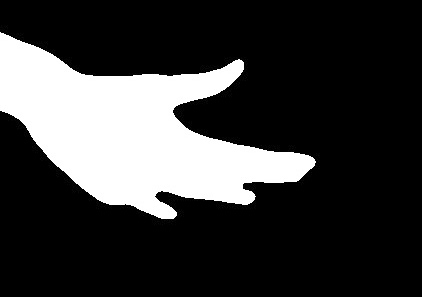
#> input picture images/A05.jpg, 422 x 297 px, found by its file name
$ python convex_hull_hands.py images/A05.jpg   (Python 2 division)
#> lines starting #> are read from the running program, lines starting #| are printed output that depends on the picture; after the words box and inside, x2 and y2 are one past the last pixel; in counts of white or black regions, pixels touching at a corner belong together; long printed decimals are rounded
import cv2
import numpy as np
import sys
import os
import math as mt
import scipy as sp

"""
This script is a very basic prototype to generate convex hull and
convexity defects.

To run this script: python convex_hull_hands.py image_file.jpg
Images should be contained in folder /images
Resulting images are also stored in folder /images
"""


def get_hull_parameters(path,image_name):
#> called with image_name = 'images/A05.jpg'
    img = cv2.imread(path+image_name)
#> img is the input picture: shape (297, 422, 3); min 0, max 255, mean 57.6
    img_gray = cv2.cvtColor(img,cv2.COLOR_BGR2GRAY)

    ret, thresh = cv2.threshold(img_gray, 127, 255,0)
#> thresh: shape (297, 422); 22.6% white; 1 white region


    contours,hierarchy = cv2.findContours(thresh,2,1)
#> contours = 1 contour; box (x1, y1, x2, y2) and area: (0, 32, 316, 219) 27811


    cnt = contours[0]
#> cnt = contour of 958 points, box (x1, y1, x2, y2) (0, 32, 316, 219), area 27811
    hull = cv2.convexHull(cnt,returnPoints = False)
#> hull = 22 values, max 719 at index 0, min 0 at index 21, mean 349.6


    defects = cv2.convexityDefects(cnt,hull)
#> defects = 17 rows, first 6: [719, 0, 865, 8520], [78, 144, 96, 1768], [144, 163, 150, 261], [163, 169, 164, 164], [169, 177, 170, 154], [177, 184, 181, 179]

    img_output = 'hull_'+image_name


    if defects is None:
        print 'No defects found you idiot!'
    else:
        for i in range(defects.shape[0]):
            s,e,f,d = defects[i,0]
            start = tuple(cnt[s][0])
            end = tuple(cnt[e][0])
            far = tuple(cnt[f][0])

            # Plot staring point of edge...
            cv2.circle(img,start,3,[0,0,255],-1)

            # Plot ending point of edge...
            cv2.circle(img,end,3,[255,0,0],-1)

            # Plot line between start and end point...
            cv2.line(img,start,end,[0,255,0],2)

            # Compute distance between vertices.
            # Possible features?
            dist_ = mt.hypot(start[0]-end[0],start[1]-end[1])
            print start,end,dist_


            # Plot convexity defects..
            cv2.circle(img,far,5,[255,0,255],-1)
#> this loop made 17 passes
#> (s, e, f, d, start, end, far, dist_) on passes 1 to 10: (719, 0, 865, 8520, (239, 59), (0, 32), (93, 76), 240.5), (78, 144, 96, 1768, (0, 110), (57, 166), (18, 118), 79.91), (144, 163, 150, 261, (57, 166), (76, 183), (63, 170), 25.5), (163, 169, 164, 164, (76, 183), (82, 188), (77, 183), 7.81), (169, 177, 170, 154, (82, 188), (90, 194), (83, 188), 10), (177, 184, 181, 179, (90, 194), (97, 199), (94, 196), 8.6), (184, 190, 185, 114, (97, 199), (103, 202), (98, 199), 6.71), (190, 196, 192, 162, (103, 202), (109, 204), (105, 202), 6.32), (196, 248, 217, 1398, (109, 204), (161, 218), (130, 204), 53.85), (260, 382, 296, 7614, (173, 218), (247, 204), (161, 190), 75.31)
#| (239, 59) (0, 32) 240.520
#| (0, 110) (57, 166) 79.906
#| (57, 166) (76, 183) 25.495
#| (76, 183) (82, 188) 7.810
#| (82, 188) (90, 194) 10.0
#| (90, 194) (97, 199) 8.602
#| (97, 199) (103, 202) 6.708
#| (103, 202) (109, 204) 6.325
#> (further printed lines are left out)
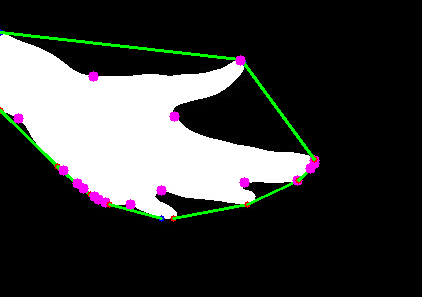
#> img: shape (297, 422, 3); 2.59% of pixels changed, all inside (x1, y1, x2, y2) = (0, 29, 320, 222)


        # Save final image to file named "hull+initial_image.jpg"
        cv2.imwrite(path+img_output,img)
        print "Image " + img_output + " generated"
        print 'Done!'


def main(name_):
	my_path = '/Users/rogeliocuevassaavedra/Documents/Itsme3D/hands_features/images/'
	get_hull_parameters(my_path,name_)


if __name__ == '__main__':
	print sys.argv[1]
	main(sys.argv[1])


$ run again, on images/E07.jpg
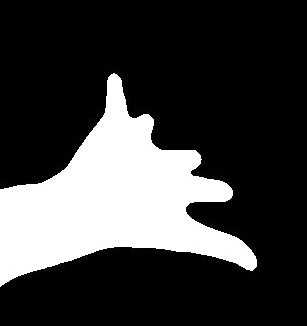
#> input picture images/E07.jpg, 307 x 326 px, found by its file name
#> in get_hull_parameters, img is the input picture: shape (326, 307, 3); min 0, max 255, mean 61.7
#> thresh: shape (326, 307); 24.2% white; 1 white region
#> contours = 1 contour; box (x1, y1, x2, y2) and area: (0, 73, 257, 287) 23758
#> cnt = contour of 858 points, box (x1, y1, x2, y2) (0, 73, 257, 287), area 23758
#> hull = [857, 855, 722, 717, 656, 654, 524, 521, 514, 510, 258, 161, 5, 2, 0]
#> defects = [[0, 2, 1, 114], [5, 161, 93, 8266], [258, 510, 372, 8370], [521, 524, 522, 162], [524, 654, 597, 13131], [654, 656, 655, 114], [656, 717, 697, 5021], [722, 855, 761, 6368], [855, 857, 856, 114]]
#> the loop in get_hull_parameters, `for i in range(defects.shape[0]):` made 9 passes
#> (s, e, f, d, start, end, far, dist_) on passes 1 to 6: (0, 2, 1, 114, (113, 73), (111, 74), (112, 74), 2.24), (5, 161, 93, 8266, (108, 77), (0, 189), (68, 165), 155.6), (258, 510, 372, 8370, (0, 286), (252, 270), (114, 246), 252.5), (521, 524, 522, 162, (256, 259), (255, 256), (255, 258), 3.16), (524, 654, 597, 13131, (255, 256), (232, 190), (185, 211), 69.89), (654, 656, 655, 114, (232, 190), (231, 188), (231, 189), 2.24)
#> (printed output is left out)
#> after the loop in get_hull_parameters, `for i in range(defects.shape[0]):`:
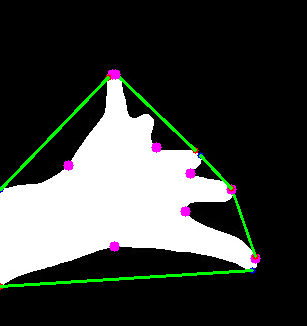
#> img: shape (326, 307, 3); 2.64% of pixels changed, all inside (x1, y1, x2, y2) = (0, 69, 261, 290)

$ run again, on images/G02.jpg
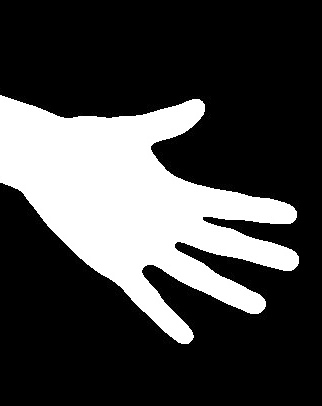
#> input picture images/G02.jpg, 322 x 406 px, found by its file name
#> in get_hull_parameters, img is the input picture: shape (406, 322, 3); min 0, max 255, mean 68
#> thresh: shape (406, 322); 26.6% white; 1 white region
#> contours = 1 contour; box (x1, y1, x2, y2) and area: (0, 95, 299, 344) 34146
#> cnt = contour of 1340 points, box (x1, y1, x2, y2) (0, 95, 299, 344), area 34146
#> hull = 19 values, max 1339 at index 0, min 0 at index 18, mean 560.5
#> defects = 14 rows, first 6: [87, 175, 107, 2042], [175, 262, 214, 1342], [262, 267, 263, 160], [267, 275, 268, 154], [275, 278, 277, 162], [285, 476, 365, 22723]
#> the loop in get_hull_parameters, `for i in range(defects.shape[0]):` made 14 passes
#> (s, e, f, d, start, end, far, dist_) on passes 1 to 6: (87, 175, 107, 2042, (0, 182), (80, 258), (20, 190), 110.3), (175, 262, 214, 1342, (80, 258), (165, 332), (119, 285), 112.7), (262, 267, 263, 160, (165, 332), (170, 336), (166, 332), 6.4), (267, 275, 268, 154, (170, 336), (178, 342), (171, 336), 10), (275, 278, 277, 162, (178, 342), (181, 343), (180, 342), 3.16), (285, 476, 365, 22723, (188, 343), (258, 313), (147, 264), 76.16)
#> (printed output is left out)
#> after the loop in get_hull_parameters, `for i in range(defects.shape[0]):`:
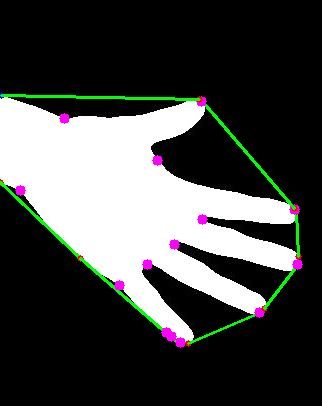
#> img: shape (406, 322, 3); 2.58% of pixels changed, all inside (x1, y1, x2, y2) = (0, 92, 303, 348)
